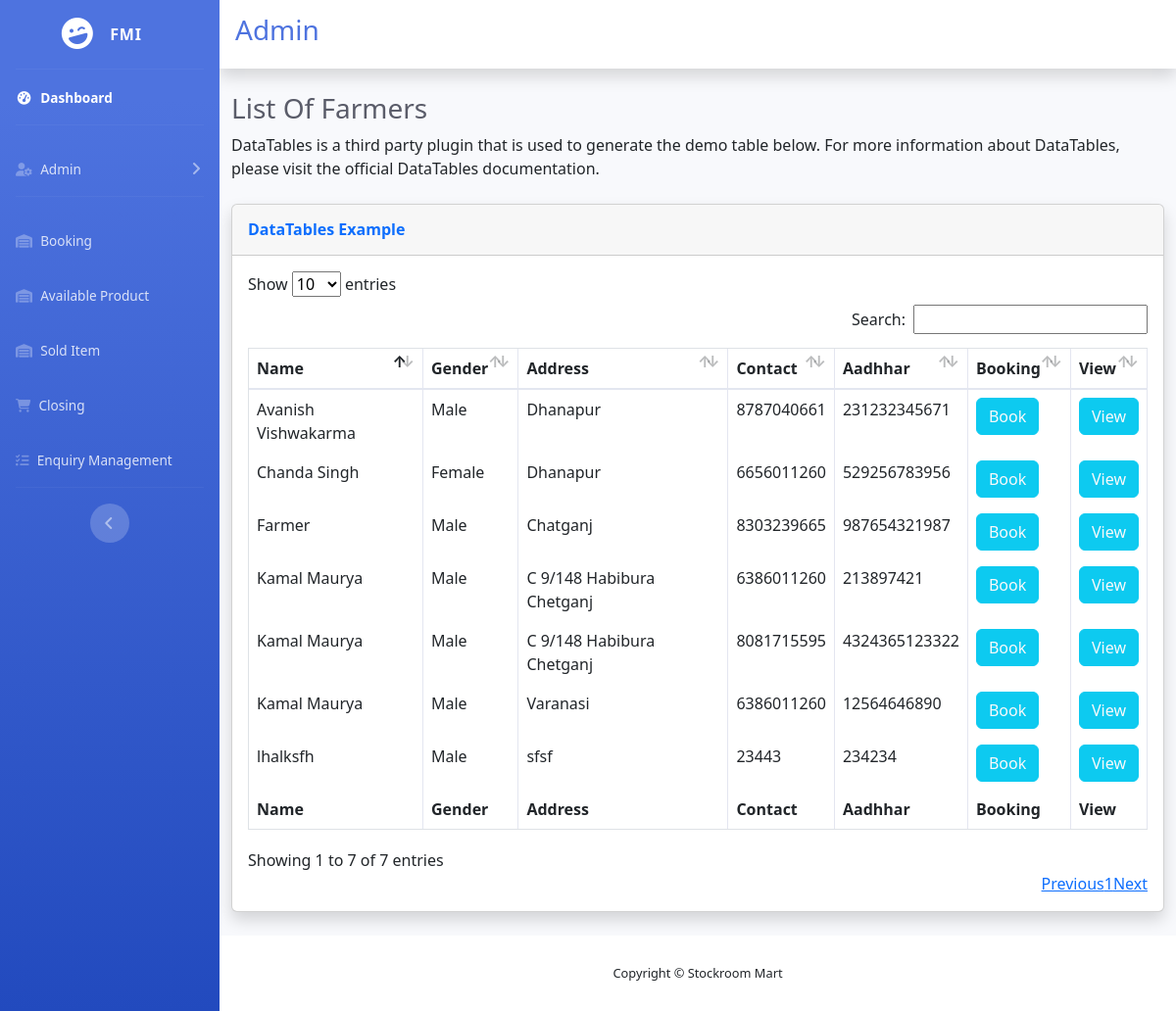
Screenshot of /adminapp/booking/ (signed in) with the database file from the repository.
### fmiapp/models.py (models this page shows, shortened)
class FarmerInfo(models.Model):
    name = models.CharField(max_length=50)
    gender = models.CharField(max_length=6)
    address = models.TextField()
    contactno = models.CharField(max_length=15)
    aadharno = models.CharField(max_length=12, primary_key=True)
    regdate = models.DateTimeField(default=datetime.now, blank=True)
    userid = models.CharField(max_length=50, default="", unique=True)
    password = models.CharField(max_length=20, default="")
    usertype = models.CharField(max_length=20, default="farmer")

### adminapp/views.py (the view)
# urls.py: path('booking/', views.booking, name='booking'),
def booking(request):
    try:
        if request.session['admin']:
            fi = FarmerInfo.objects.all()
            return render(request, 'booking.html', {'fi': fi})
    except:
        return render(request, 'login.html')

### adminapp/templates/booking.html
{% extends 'adminbase.html' %}
{% block body%}
<div class="container-fluid">
    <h1 class="h3 mb-2 text-gray-800">List Of Farmers</h1>
    <p class="mb-4">DataTables is a third party plugin that is used to generate the demo table below.
        For more information about DataTables, please visit the <a target="_blank">official DataTables documentation</a>.</p>
    <div class="card shadow mb-4">
        <div class="card-header py-3">
            <h6 class="m-0 font-weight-bold text-primary">DataTables Example</h6>
        </div>
        <div class="card-body">
            <div class="table-responsive">
                <table class="table table-bordered" id="dataTable" width="100%" cellspacing="0">
                    <thead>
                    <tr>
                        <th>Name</th>
                        <th>Gender</th>
                        <th>Address</th>
                        <th>Contact</th>
                        <th>Aadhhar</th>
                        <th>Booking</th>
                        <th>View</th>
                    </tr>
                    </thead>
                    <tfoot>
                    <tr>
                        <th>Name</th>
                        <th>Gender</th>
                        <th>Address</th>
                        <th>Contact</th>
                        <th>Aadhhar</th>
                        <th>Booking</th>
                        <th>View</th>
                    </tr>
                    </tfoot>
                    <tbody>
                    {% for f in fi %}
                    <tr>
                        <td class="">{{ f.name }}</td>
                        <td class="">{{ f.gender }}</td>
                        <td class="">{{ f.address }}</td>
                        <td class="">{{ f.contactno }}</td>
                        <td class="">{{ f.aadharno }}</td>
                        <td class=""><a href="{% url 'adminapp:book' ano=f.aadharno %}" class="btn btn-info text-light">Book</a>
                        </td>
                        <td class=""><a href="{% url 'adminapp:viewbook' ano=f.aadharno %}"
                                        class="btn btn-info text-light">View</a></td>
                    </tr>
                    {% endfor %}
                    </tbody>
                </table>
            </div>
        </div>
    </div>
</div>
{% endblock body %}

### adminapp/static/css/style.css (style rules this page uses)
:root { --white:#f8f9fa; }

### rows the page displays
FarmerInfo: name "Farmer", gender "Male", address "Chatganj", contactno "8303239665", aadharno "987654321987"
FarmerInfo: name "Kamal Maurya", gender "Male", address "C 9/148 Habibura Chetganj", contactno "6386011260", aadharno "213897421"
FarmerInfo: name "Kamal Maurya", gender "Male", address "C 9/148 Habibura Chetganj", contactno "8081715595", aadharno "4324365123322"
FarmerInfo: name "Avanish Vishwakarma", gender "Male", address "Dhanapur", contactno "8787040661", aadharno "231232345671"
FarmerInfo: name "Chanda Singh", gender "Female", address "Dhanapur", contactno "6656011260", aadharno "529256783956"
FarmerInfo: name "Kamal Maurya", gender "Male", address "Varanasi", contactno "6386011260", aadharno "12564646890"
FarmerInfo: name "lhalksfh", gender "Male", address "sfsf", contactno "23443", aadharno "234234"
